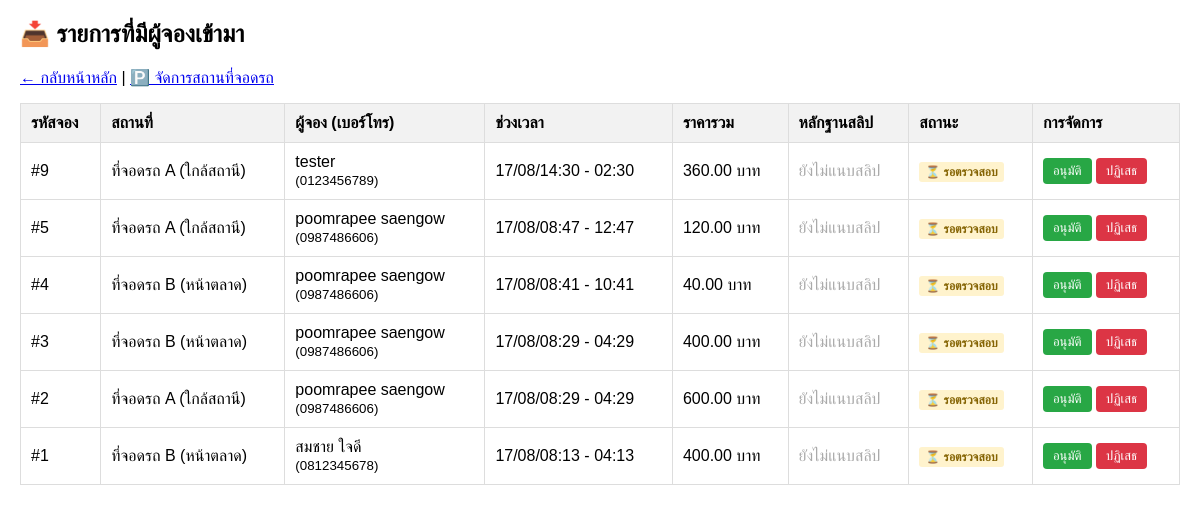
/owner_bookings.php (signed in), run on the app's committed database.
### tables this page shows
CREATE TABLE `bookings` (
  `booking_id` int(11) NOT NULL,
  `user_id` int(11) NOT NULL,
  `spot_id` int(11) NOT NULL,
  `start_time` datetime NOT NULL,
  `end_time` datetime NOT NULL,
  `total_price` double NOT NULL,
  `slip_image` varchar(255) DEFAULT NULL,
  `status` varchar(20) NOT NULL,
  `payment_status` varchar(20) DEFAULT 'unpaid',
  `created_at` timestamp NOT NULL DEFAULT current_timestamp()
);

CREATE TABLE `parking_spots` (
  `spot_id` int(11) NOT NULL,
  `user_id` int(11) NOT NULL,
  `title` varchar(100) NOT NULL,
  `description` text DEFAULT NULL,
  `contact_phone` varchar(20) DEFAULT NULL,
  `image` varchar(255) DEFAULT NULL,
  `latitude` double NOT NULL,
  `longitude` double NOT NULL,
  `price_per_hour` double NOT NULL,
  `status` varchar(20) NOT NULL
);

CREATE TABLE `users` (
  `user_id` int(11) NOT NULL,
  `username` varchar(50) NOT NULL,
  `password` varchar(255) NOT NULL,
  `full_name` varchar(100) NOT NULL,
  `phone` varchar(15) NOT NULL,
  `role` varchar(20) NOT NULL
);

### owner_bookings.php (the view, shortened to what this page needs)
<?php
require_once 'db.php';
$owner_id = $_SESSION['user_id'];
$sql = "SELECT b.*, p.title, u.full_name, u.phone
        FROM bookings b
        JOIN parking_spots p ON b.spot_id = p.spot_id
        JOIN users u ON b.user_id = u.user_id
        WHERE p.user_id = ?
        ORDER BY b.booking_id DESC";
$stmt = $conn->prepare($sql);
$stmt->bind_param("i", $owner_id);
$stmt->execute();
$result = $stmt->get_result();
?>
<!DOCTYPE html>
<html lang="th">
<head>
</head>
<body>
    <h2>📥 รายการที่มีผู้จองเข้ามา</h2>
    <p>
        <a href="index.php">← กลับหน้าหลัก</a> |
        <a href="my_spots.php">🅿️ จัดการสถานที่จอดรถ</a>
    </p>
    <table>
        <tr>
            <th>รหัสจอง</th>
            <th>สถานที่</th>
            <th>ผู้จอง (เบอร์โทร)</th>
            <th>ช่วงเวลา</th>
            <th>ราคารวม</th>
            <th>หลักฐานสลิป</th>
            <th>สถานะ</th>
            <th>การจัดการ</th>
        </tr>
        <?php if ($result->num_rows > 0): ?>
            <?php while ($row = $result->fetch_assoc()): ?>
                <tr>
                    <td>#<?= $row['booking_id'] ?></td>
                    <td><?= htmlspecialchars($row['title']) ?></td>
                    <td><?= htmlspecialchars($row['full_name']) ?><br><small>(<?= htmlspecialchars($row['phone']) ?>)</small></td>
                    <td><?= date('d/m/H:i', strtotime($row['start_time'])) ?> - <?= date('H:i', strtotime($row['end_time'])) ?></td>
                    <td><?= number_format($row['total_price'], 2) ?> บาท</td>
                    <td>
                        <?php if ($row['slip_image']): ?>
                            <a href="uploads/<?= $row['slip_image'] ?>" target="_blank">
                                <img src="uploads/<?= $row['slip_image'] ?>" width="50" height="70" style="object-fit:cover; border:1px solid #ccc; border-radius:4px;">
                            </a>
                        <?php else: ?>
                            <span style="color:#aaa;">ยังไม่แนบสลิป</span>
                        <?php endif; ?>
                    </td>
                    <td>
                        <?php if ($row['status'] === 'pending'): ?>
                            <span class="badge bg-pending">⏳ รอตรวจสอบ</span>
                        <?php elseif ($row['status'] === 'approved'): ?>
                            <span class="badge bg-approved">✅ อนุมัติแล้ว</span>
                        <?php else: ?>
                            <span class="badge bg-cancelled">❌ ยกเลิก/ปฏิเสธ</span>
                        <?php endif; ?>
                    </td>
                    <td>
                        <?php if ($row['status'] === 'pending'): ?>
                            <a href="owner_bookings.php?action=approve&id=<?= $row['booking_id'] ?>" class="btn btn-approve" onclick="return confirm('ยืนยันอนุมัติการจองนี้?')">อนุมัติ</a>
                            <a href="owner_bookings.php?action=reject&id=<?= $row['booking_id'] ?>" class="btn btn-reject" onclick="return confirm('ปฏิเสธการจองนี้?')">ปฏิเสธ</a>
                        <?php else: ?>
                            -
                        <?php endif; ?>
                    </td>
                </tr>
            <?php endwhile; ?>
        <?php else: ?>
            <tr><td colspan="8" style="text-align:center;">ยังไม่มีรายการจองเข้ามา</td></tr>
        <?php endif; ?>
    </table>
</body>
</html>

### owner_bookings.php (style rules this page uses)
body { font-family: Arial, sans-serif; margin: 20px; }
table { width: 100%; border-collapse: collapse; margin-top: 15px; }
th, td { border: 1px solid #ddd; padding: 10px; text-align: left; vertical-align: middle; }
th { background-color: #f2f2f2; }
.btn { padding: 5px 10px; text-decoration: none; border-radius: 4px; font-size: 13px; color: white; display: inline-block; }
.btn-approve { background: #28a745; }
.btn-reject { background: #dc3545; }
.badge { padding: 3px 6px; border-radius: 3px; font-size: 12px; font-weight: bold; }
.bg-pending { background: #fff3cd; color: #856404; }

### data on the page
bookings: booking_id "9", spot.title "ที่จอดรถ A (ใกล้สถานี)", user.full_name "tester", user.phone "0123456789", start_time "17/08/14:30", end_time "02:30", total_price "360.00", shows "ยังไม่แนบสลิป", status "⏳ รอตรวจสอบ"
bookings: booking_id "5", spot.title "ที่จอดรถ A (ใกล้สถานี)", user.full_name "poomrapee saengow", user.phone "0987486606", start_time "17/08/08:47", end_time "12:47", total_price "120.00", shows "ยังไม่แนบสลิป", status "⏳ รอตรวจสอบ"
bookings: booking_id "4", spot.title "ที่จอดรถ B (หน้าตลาด)", user.full_name "poomrapee saengow", user.phone "0987486606", start_time "17/08/08:41", end_time "10:41", total_price "40.00", shows "ยังไม่แนบสลิป", status "⏳ รอตรวจสอบ"
bookings: booking_id "3", spot.title "ที่จอดรถ B (หน้าตลาด)", user.full_name "poomrapee saengow", user.phone "0987486606", start_time "17/08/08:29", end_time "04:29", total_price "400.00", shows "ยังไม่แนบสลิป", status "⏳ รอตรวจสอบ"
bookings: booking_id "2", spot.title "ที่จอดรถ A (ใกล้สถานี)", user.full_name "poomrapee saengow", user.phone "0987486606", start_time "17/08/08:29", end_time "04:29", total_price "600.00", shows "ยังไม่แนบสลิป", status "⏳ รอตรวจสอบ"
bookings: booking_id "1", spot.title "ที่จอดรถ B (หน้าตลาด)", user.full_name "สมชาย ใจดี", user.phone "0812345678", start_time "17/08/08:13", end_time "04:13", total_price "400.00", shows "ยังไม่แนบสลิป", status "⏳ รอตรวจสอบ"
